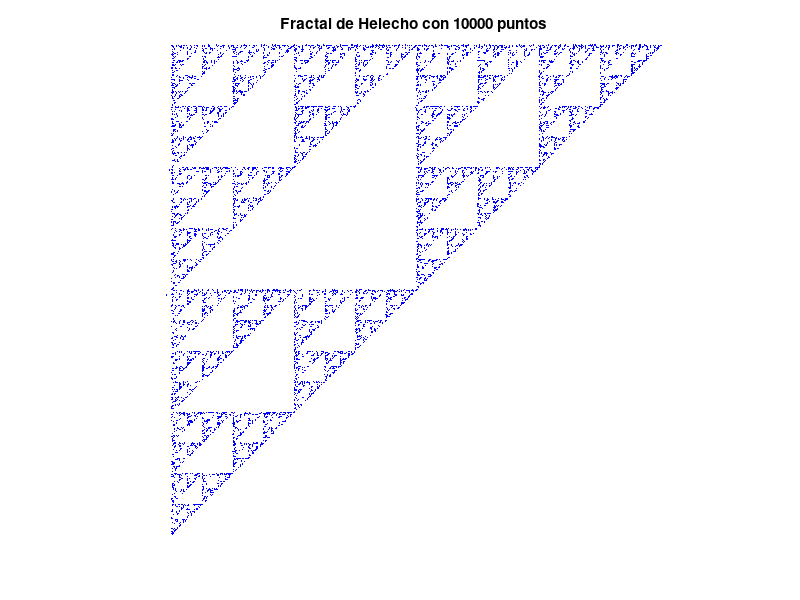
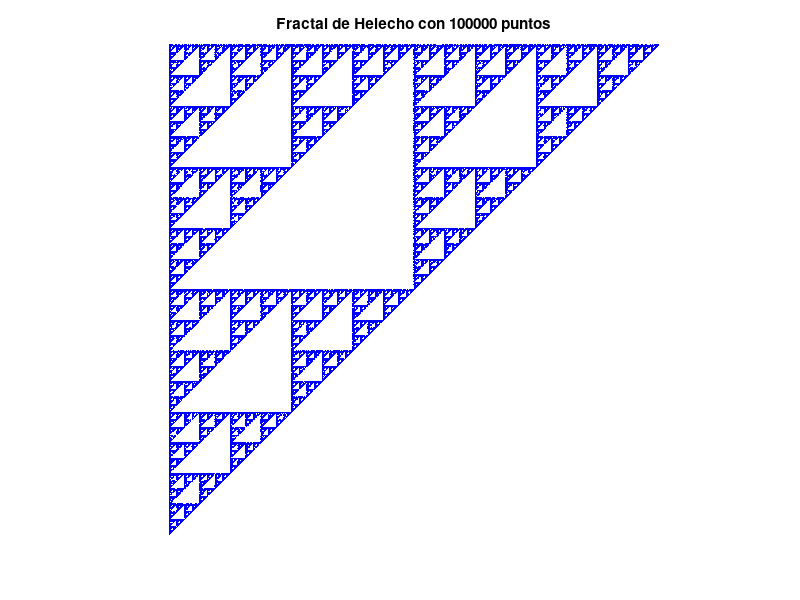
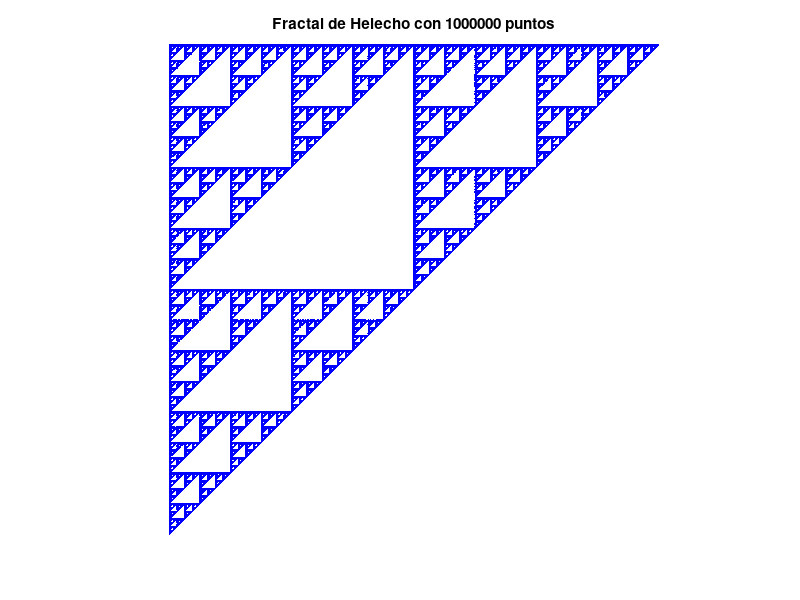

Write the MATLAB code that produced these figures, in order.
% Parámetros iniciales
n_points = [10000, 100000, 1000000]; % Número de puntos para cada iteración
x = 0; % Valor inicial de x
y = 0; % Valor inicial de y
points = []; % Matriz para almacenar los puntos generados

% Probabilidades para seleccionar cada transformación
probabilities = [1/3, 1/3 , 1/3];

% Matrices de transformación
T1 = [0.5, 0, 0, 0.5, 1, 1];
T2 = [0.5, 0, 0, 0.5, 1, 50];
T3 = [0.5, 0, 0, 0.5, 50,50];

% Para cada cantidad de puntos en la lista n_points
for j = 1:length(n_points)
    % Inicializa el vector de puntos vacío
    points = zeros(n_points(j), 2);
    
    % Genera los puntos
    for i = 1:n_points(j)
        % Genera una variable aleatoria U
        U = rand;
        
        % Selecciona la transformación de acuerdo a U
        if U < probabilities(1)
            T = T1;
        elseif U < sum(probabilities(1:2))
            T = T2;
        else
            T = T3;        
        end
        
        % Aplica la transformación al punto (x, y)
        x_new = T(1) * x + T(2) * y + T(5);
        y_new = T(3) * x + T(4) * y + T(6);
        
        % Actualiza el punto (x, y)
        x = x_new;
        y = y_new;
        
        % Guarda el nuevo punto en la matriz de puntos
        points(i, :) = [x, y];
    end
    
    % Grafica el fractal
    figure;
    plot(points(:, 1), points(:, 2), '.', 'MarkerSize', 1, 'Color', 'blue');
    title(['Fractal de Helecho con ', num2str(n_points(j)), ' puntos']);
    axis equal;
    axis off;
end
